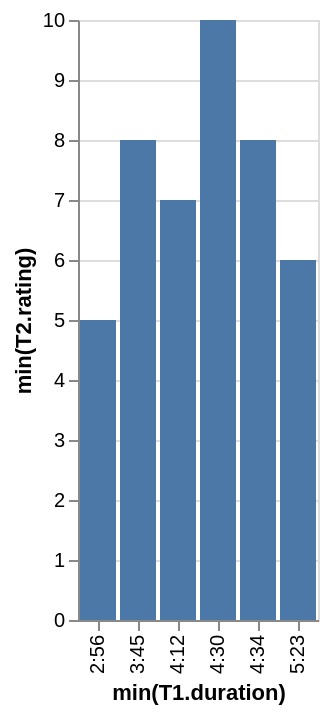

Write a Vega-Lite specification for this figure.
### Vega-Lite specification from a JSON file in a GitHub repository (floating-point values rounded to 4 significant figures)
{"data": {"values": [{"x_data": "2:56", "y_data": 5}, {"x_data": "3:45", "y_data": 8}, {"x_data": "4:12", "y_data": 7}, {"x_data": "4:30", "y_data": 10}, {"x_data": "4:34", "y_data": 8}, {"x_data": "5:23", "y_data": 6}]}, "mark": "bar", "encoding": {"x": {"field": "x_data", "type": "nominal", "title": "min(T1.duration)", "sort": "ascending"}, "y": {"field": "y_data", "type": "quantitative", "title": "min(T2.rating)"}}}
